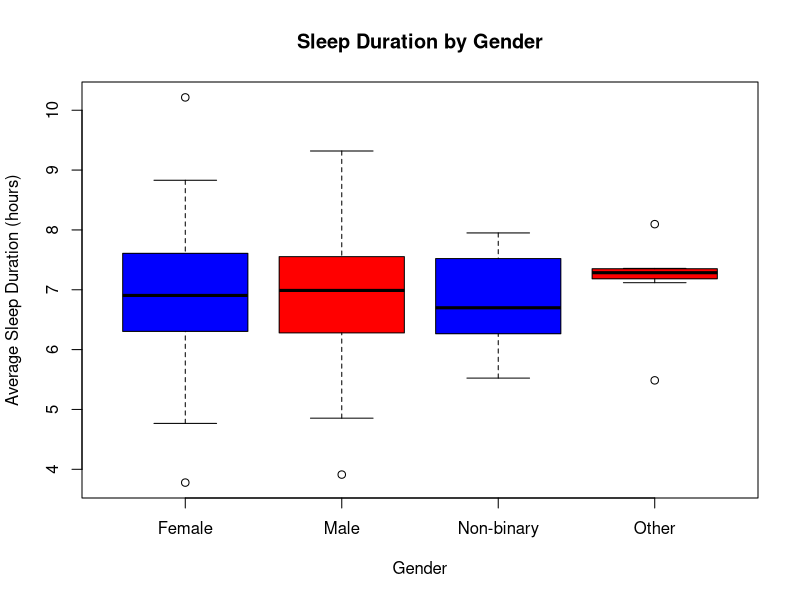

The R script that drew this image:
## ---- chunk 1
knitr::opts_chunk$set(echo = TRUE)
## ---- chunk 2
SleepCogStudy <- read.csv("Resources/Sleep_Cognition_Study_f1PhaXA.csv")
## ---- chunk 3
sleepDurGender <- na.omit(SleepCogStudy[, c("Gender", "AverageSleepDuration")])

boxplot(AverageSleepDuration ~ Gender, data = sleepDurGender,
        col = c("blue", "red"),
        ylab = "Average Sleep Duration (hours)",
        main = "Sleep Duration by Gender")
## ---- chunk 4
anova_result <- aov(AverageSleepDuration ~ Gender, data = sleepDurGender)
summary(anova_result)
